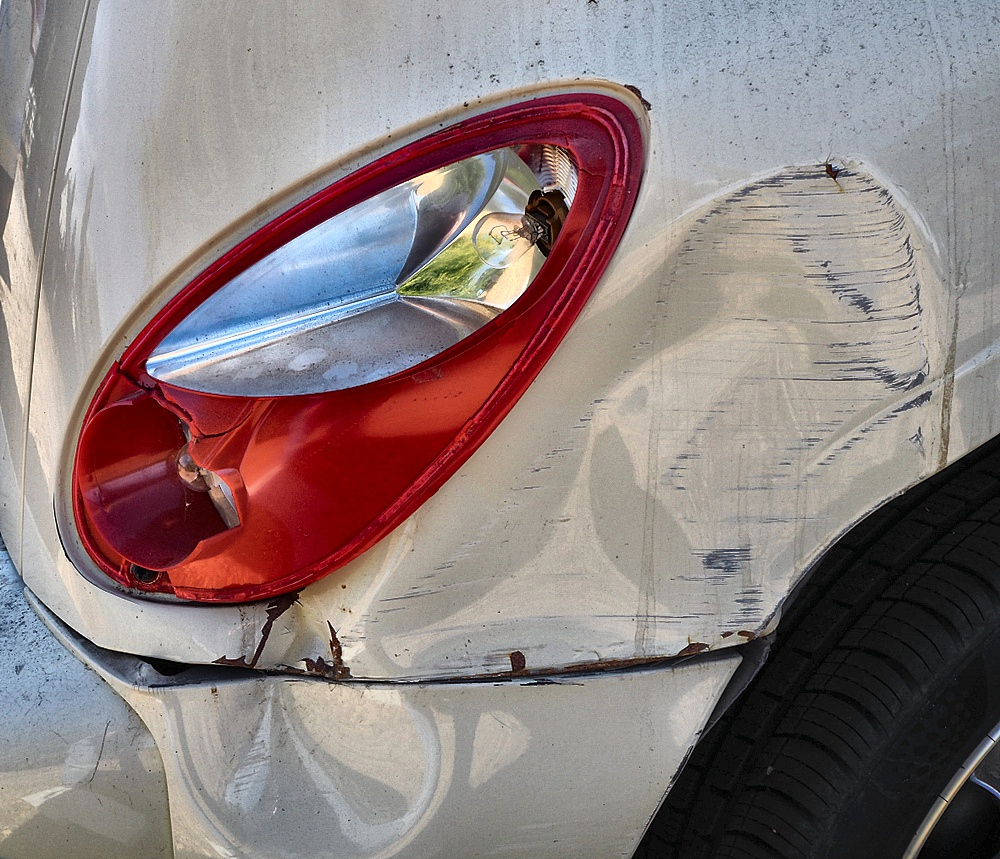
#> input picture data/images_enhanced/test/images/000069.jpg, 1000 x 859 px, found by its file name; its folder holds only this picture in this run
$ python enhance_images.py
#> lines starting #> are read from the running program, lines starting #| are printed output that depends on the picture
#> in process_images_split, img is the input picture: shape (859, 1000, 3); mean B, G, R 125.2, 125.4, 139.9
# src/preprocessing/enhance_from_data_images.py
#
# Structură de INPUT (ce ai TU acum):
#
#   data/
#     images/
#       train/
#         images/   <- JPG/PNG
#         labels/   <- TXT (YOLO)
#       val/
#         images/
#         labels/
#       test/
#         images/
#         labels/
#
# Structură de OUTPUT (ce vrem să obținem):
#
#   data/
#     images_enhanced/
#       train/
#         images/   <- JPG/PNG ENHANCED
#         labels/   <- TXT copiate 1:1
#       val/
#         images/
#         labels/
#       test/
#         images/
#         labels/
#
# Cod simplu, fără argparse, ușor de explicat la profesor.

import os
import cv2
import shutil

# =========================
# CONFIGURARE
# =========================

# TOTUL PLEACĂ DE AICI:
INPUT_ROOT = "data/images"             # aici ai train/val/test cu images+labels
OUTPUT_ROOT = "data/images_enhanced"   # aici vom crea noua structură

SPLITS = ["train", "val", "test"]
IMAGE_EXTS = (".jpg", ".jpeg", ".png", ".bmp", ".jfif")
LABEL_EXT = ".txt"


# =========================
# FUNCȚIE: ENHANCE IMAGINE
# =========================

def enhance_image(img):
    """
    Primește o imagine BGR și întoarce o variantă îmbunătățită.
    Pași:
      1. CLAHE pe canalul de luminanță (L) din LAB -> contrast mai bun.
      2. Unsharp mask -> contururi mai clare (zgârieturi, lovituri).
    """
    # BGR -> LAB
    lab = cv2.cvtColor(img, cv2.COLOR_BGR2LAB)
#> lab: shape (859, 1000, 3); mean of channels 0, 1, 2 137.2, 133.9, 131.9
    l, a, b = cv2.split(lab)
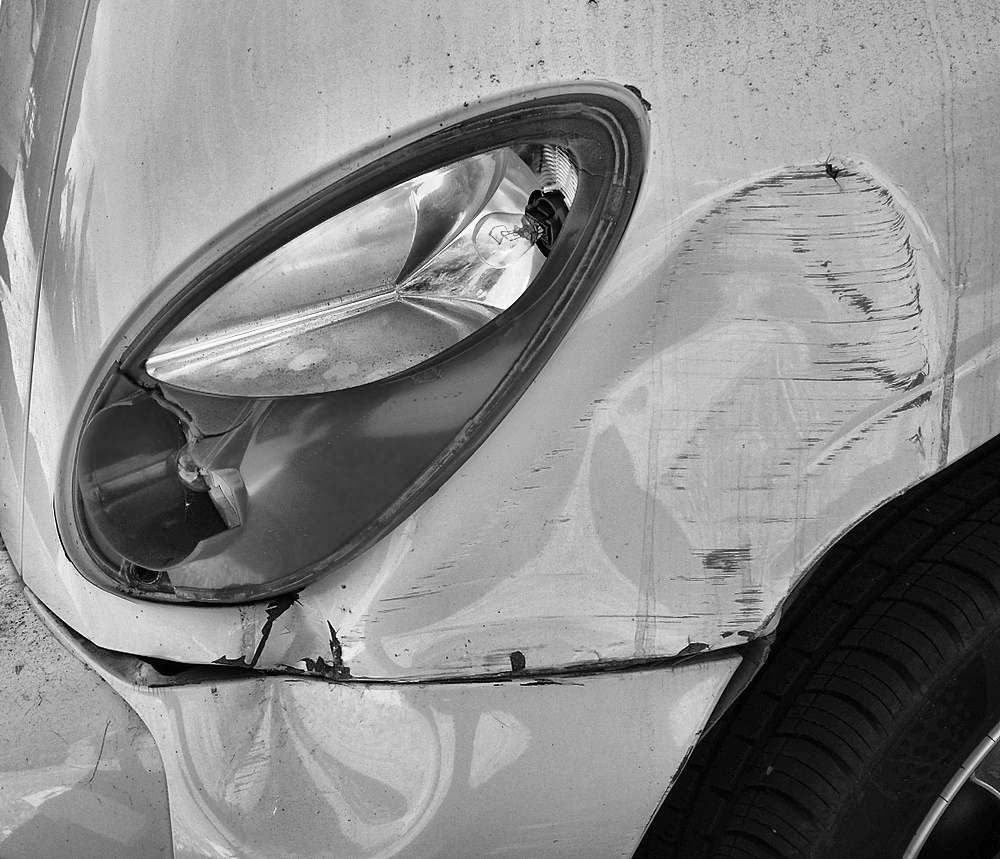
#> l: shape (859, 1000); min 0, max 255, mean 137.2
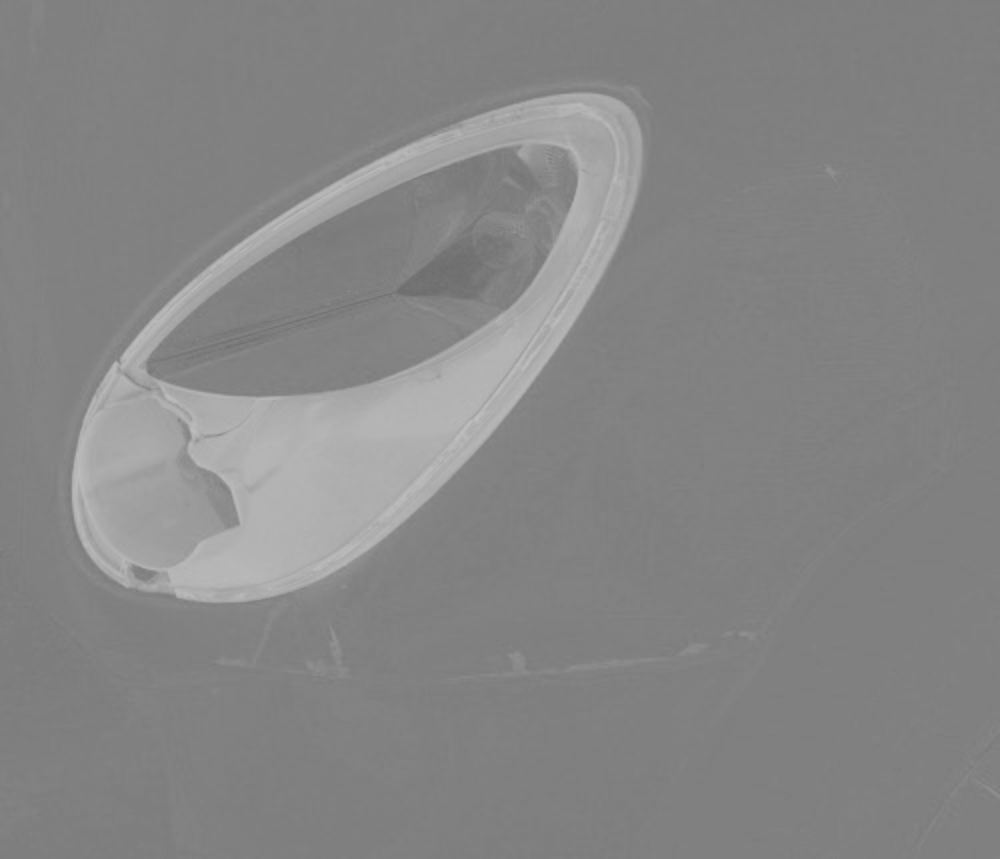
#> a: shape (859, 1000); min 109, max 192, mean 133.9
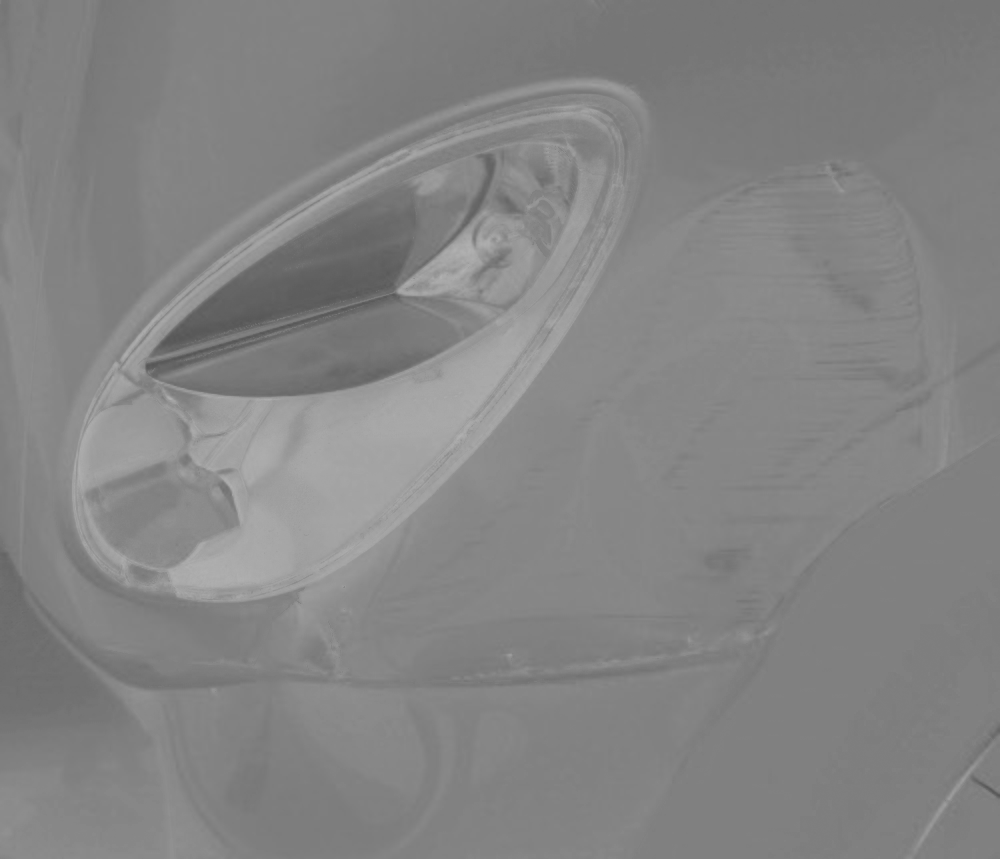
#> b: shape (859, 1000); min 85, max 177, mean 131.9

    # CLAHE: Contrast Limited Adaptive Histogram Equalization
    clahe = cv2.createCLAHE(clipLimit=2.0, tileGridSize=(8, 8))
    l_enhanced = clahe.apply(l)
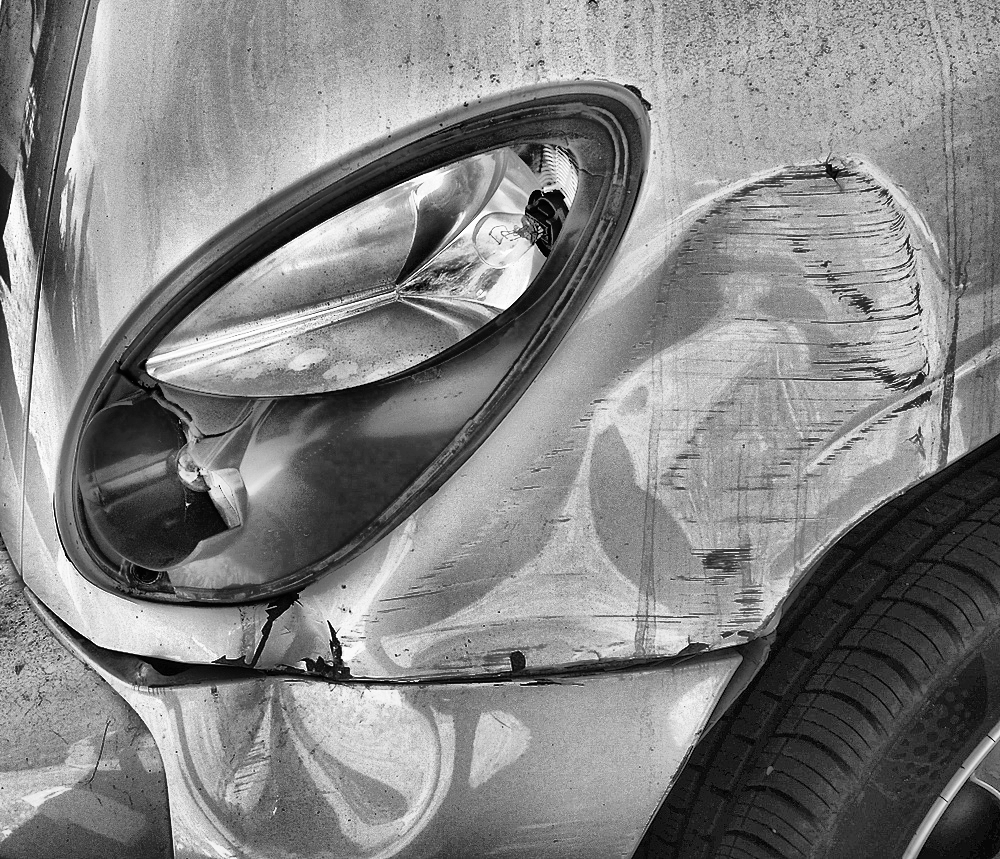
#> l_enhanced: shape (859, 1000); min 0, max 255, mean 132.3

    lab_enhanced = cv2.merge((l_enhanced, a, b))
#> lab_enhanced: shape (859, 1000, 3); mean of channels 0, 1, 2 132.3, 133.9, 131.9
    img_contrast = cv2.cvtColor(lab_enhanced, cv2.COLOR_LAB2BGR)
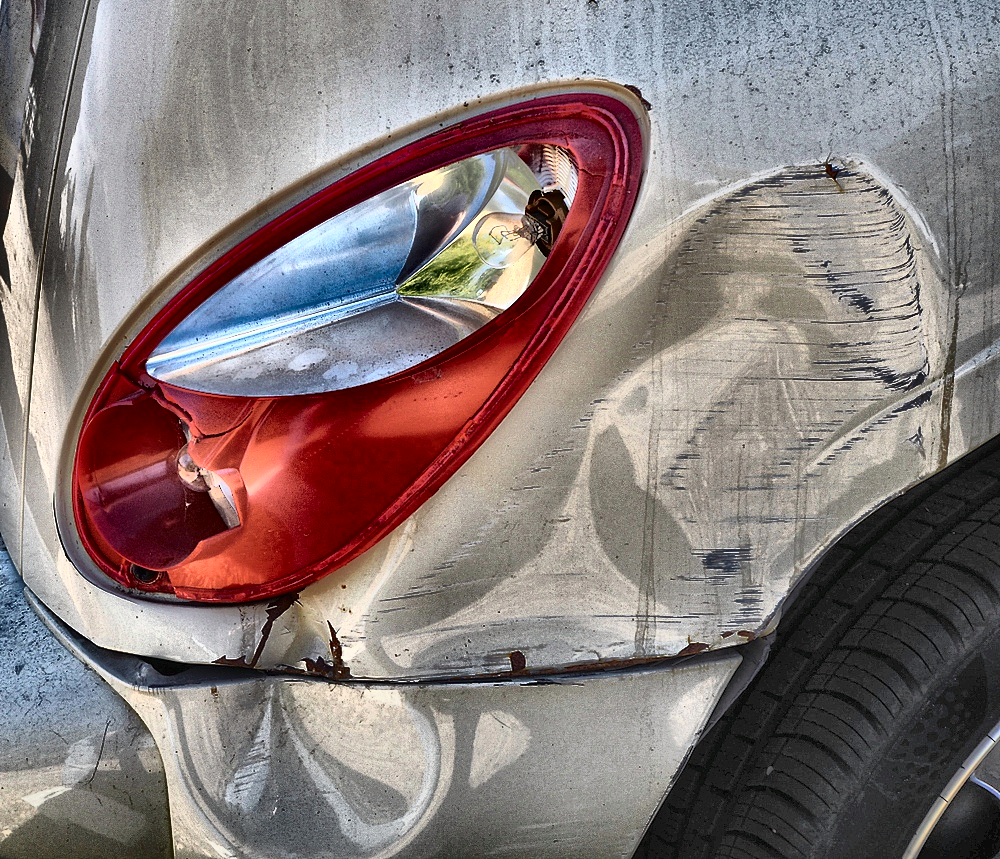
#> img_contrast: shape (859, 1000, 3); mean B, G, R 120.6, 121.3, 135

    # Unsharp mask (sharpening)
    blurred = cv2.GaussianBlur(img_contrast, (0, 0), sigmaX=1.0, sigmaY=1.0)
    sharpen_amount = 1.0  # poți crește la 1.5 dacă vrei mai agresiv

    img_sharp = cv2.addWeighted(
        img_contrast,
        1.0 + sharpen_amount,
        blurred,
        -sharpen_amount,
        0
    )

    return img_sharp


# =========================
# IMAGINI: ENHANCE
# =========================

def process_images_split(split_name):
    """
    Pentru un split (train / val / test):
      - ia imaginile din data/images/<split>/images
      - aplică enhance_image
      - salvează în data/images_enhanced/<split>/images
    """
    input_dir = os.path.join(INPUT_ROOT, split_name, "images")
    output_dir = os.path.join(OUTPUT_ROOT, split_name, "images")

    if not os.path.exists(input_dir):
        print(f"[AVERTISMENT] Nu există dir imagini pentru '{split_name}': {input_dir}")
        return

    os.makedirs(output_dir, exist_ok=True)

    print(f"[INFO] === Imagini {split_name} ===")
    print(f"       Intrare: {input_dir}")
    print(f"       Ieșire:  {output_dir}")

    num_gasite = 0
    num_salvate = 0

    for file_name in os.listdir(input_dir):
        lower = file_name.lower()
        if not lower.endswith(IMAGE_EXTS):
            continue  # nu e imagine

        num_gasite += 1

        input_path = os.path.join(input_dir, file_name)
        output_path = os.path.join(output_dir, file_name)

        img = cv2.imread(input_path)
        if img is None:
            print(f"[AVERTISMENT] Nu am putut citi: {input_path}")
            continue

        enhanced = enhance_image(img)

        ok = cv2.imwrite(output_path, enhanced)
        if ok:
            num_salvate += 1
        else:
            print(f"[AVERTISMENT] Nu am putut salva: {output_path}")

    print(f"[INFO] Imagini găsite: {num_gasite}, imagini salvate: {num_salvate}\n")


# =========================
# LABELS: COPIERE
# =========================

def copy_labels_split(split_name):
    """
    Pentru un split (train / val / test):
      - ia .txt din data/images/<split>/labels
      - le copiază în data/images_enhanced/<split>/labels
    """
    input_dir = os.path.join(INPUT_ROOT, split_name, "labels")
    output_dir = os.path.join(OUTPUT_ROOT, split_name, "labels")

    if not os.path.exists(input_dir):
        print(f"[AVERTISMENT] Nu există dir labels pentru '{split_name}': {input_dir}")
        return

    os.makedirs(output_dir, exist_ok=True)

    print(f"[INFO] === Labels {split_name} ===")
    print(f"       Intrare: {input_dir}")
    print(f"       Ieșire:  {output_dir}")

    num_gasite = 0
    num_copiate = 0

    for file_name in os.listdir(input_dir):
        if not file_name.lower().endswith(LABEL_EXT):
            continue  # nu e .txt YOLO

        num_gasite += 1

        input_path = os.path.join(input_dir, file_name)
        output_path = os.path.join(output_dir, file_name)

        try:
            shutil.copy2(input_path, output_path)
            num_copiate += 1
        except Exception as e:
            print(f"[AVERTISMENT] Nu am putut copia {input_path} -> {output_path}: {e}")

    print(f"[INFO] Labels găsite: {num_gasite}, labels copiate: {num_copiate}\n")


# =========================
# MAIN
# =========================

if __name__ == "__main__":
    print("[INFO] Pornește scriptul ENHANCE FROM data/images")
    print(f"[INFO] INPUT_ROOT  = {INPUT_ROOT}")
    print(f"[INFO] OUTPUT_ROOT = {OUTPUT_ROOT}")
    print()

    for split in SPLITS:
        process_images_split(split)
        copy_labels_split(split)

    print("[INFO] Gata. Structura finală este în:", OUTPUT_ROOT)
    print("       (train/val/test cu images + labels)")
